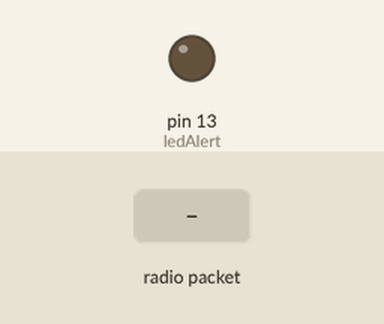
Bench run of a sketch on a simulated Arduino Uno, built with avr-gcc and run on an emulated ATmega328P. Shown: output pins drawn as LEDs (lit = HIGH). Dashed ring = blinking. The test bench sets the inputs (shaded band). No radio packets arrive unless stated; what the sketch prints to the serial monitor is not drawn.

Above: at 1.2 s.
1.3 s: radio packet "1" arrives
At 1.51 s:
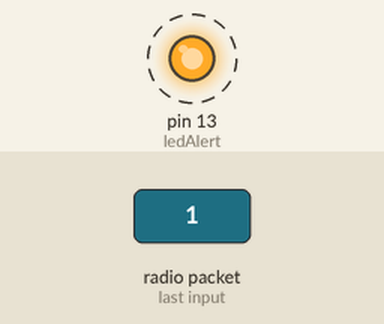
Timing chart, 0 to 4.3 s (numbered marks = the images above; inputs shaded):
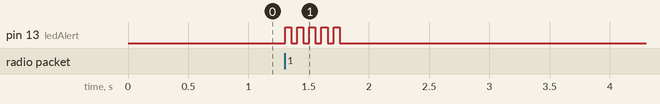

Measured:
- after the input at 1.3 s, pin 13 (ledAlert): alternates HIGH for 0.05 s and LOW for 0.05 s, 10 changes in all, then stays LOW, starting at once

The sketch:

IoT_server.ino
```cpp
#include <VirtualWire.h>

int ledAlert = 13;

void setup() {
  pinMode(ledAlert, OUTPUT);
  Serial.begin(9600);


  vw_set_rx_pin(7);
  vw_setup(5000);

  vw_rx_start();
}

void loop() {

  uint8_t buf[VW_MAX_MESSAGE_LEN];
  uint8_t buflen = VW_MAX_MESSAGE_LEN;

  vw_wait_rx(); // wait for some message...

  if (vw_get_message(buf, &buflen)) {

    Serial.println((char*)&(buf[0]));
    activity(ledAlert);
  }

}

void  activity(int ledAlert) {
  for( int i = 0; i < 5; i++ ) {
    digitalWrite(ledAlert, HIGH);
    delay(50);
    digitalWrite(ledAlert, LOW);
    delay(50);
  }
}
```

environment.ino
```cpp
// send environment variables (temperature, humidity, light intensity, sound, etc) to the server
```
